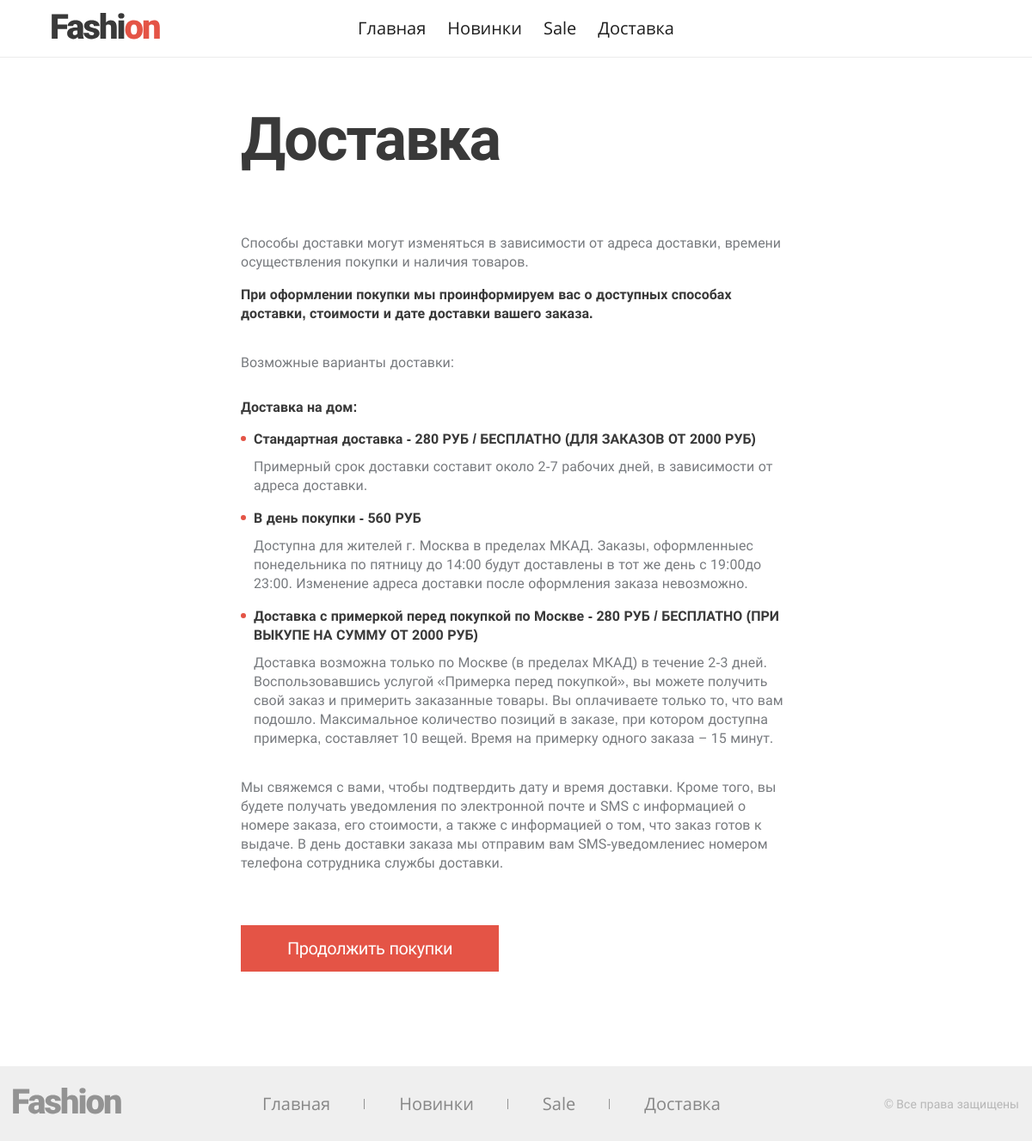
The app's page /delivery/index.php with its own data.
### tables this page shows
CREATE TABLE `menu` (
  `id` int NOT NULL AUTO_INCREMENT,
  `name` varchar(45) NOT NULL,
  `path` varchar(255) NOT NULL,
  PRIMARY KEY (`id`),
  UNIQUE KEY `id_UNIQUE` (`id`)
);

CREATE TABLE `orders_settings` (
  `min_sum` int NOT NULL DEFAULT '0',
  `delivery` int NOT NULL DEFAULT '0'
);

### include/main.php (called while the page is built, shortened)
<?php
require($_SERVER['DOCUMENT_ROOT'] . '/include/connection.php');
function getMenu($section) {
    $result = mysqli_query(
        connect(),
        "SELECT m.name AS menu, m.path, s.name AS section FROM fashion.menu AS m
        LEFT JOIN menu_sections AS ms ON m.id = ms.id_menu
        LEFT JOIN sections AS s ON ms.id_section = s.id
        WHERE s.name = '$section'"
    );
    $array = mysqli_fetch_all($result, MYSQLI_ASSOC);
    return $array;
}
function isCurrentUrl($url, $component = PHP_URL_PATH){
   return parse_url($_SERVER['REQUEST_URI'], $component) == $url;
}
function showList($array, $templates, $class) {
    include($_SERVER['DOCUMENT_ROOT'] . '/templates/' . $templates . '.php');
}
function getDeliveryInfo($value = "delivery") {
    $result = mysqli_query(
        connect(),
        "SELECT * FROM orders_settings"
    );
    $array = mysqli_fetch_assoc($result);
    return $array[$value];
}

### include/connection.php (called while the page is built, shortened)
<?php
function connect() {
    $host = HOST;
    $user = USER;
    $password = PASWORD;
    $dbname = DBNAME;
    static $connection = null;
    if ($connection === null) {
        $connection = mysqli_connect($host, $user, $password, $dbname) or die('Ошибка соединения');
    }
    return $connection;
}

### delivery/index.php (the view)
<?php
require($_SERVER['DOCUMENT_ROOT'] . '/templates/header.php');
?>
<main class="page-delivery">
  <h1 class="h h--1">Доставка</h1>
  <p class="page-delivery__desc">
    Способы доставки могут изменяться в зависимости от адреса доставки, времени осуществления покупки и наличия товаров.
  </p>
  <p class="page-delivery__desc page-delivery__desc--strong">
    <b>При оформлении покупки мы проинформируем вас о доступных способах доставки, стоимости и дате доставки вашего заказа.</b>
  </p>
  <section class="page-delivery__info">
    <header class="page-delivery__desc">
      Возможные варианты доставки:
      <b class="page-delivery__variant">Доставка на дом:</b>
    </header>
    <ul class="page-delivery__list">
      <li>
        <b class="page-delivery__item-title">Стандартная доставка - <?= getDeliveryInfo() ?> РУБ / БЕСПЛАТНО (ДЛЯ ЗАКАЗОВ ОТ <?= getDeliveryInfo("min_sum") ?> РУБ)</b>
        <p class="page-delivery__item-desc">
          Примерный срок доставки составит около 2-7 рабочих дней, в зависимости от адреса доставки.
        </p>
      </li>
      <li>
        <b class="page-delivery__item-title">В день покупки - <?= getDeliveryInfo() * 2 ?> РУБ</b>
        <p class="page-delivery__item-desc">
          Доступна для жителей г. Москва в пределах МКАД. Заказы, оформленныес понедельника по пятницу до 14:00 будут доставлены в тот же день с 19:00до 23:00. Изменение адреса доставки после оформления заказа невозможно.
        </p>
      </li>
      <li>
        <b class="page-delivery__item-title">Доставка с примеркой перед покупкой по Москве - <?= getDeliveryInfo() ?> РУБ / БЕСПЛАТНО (ПРИ ВЫКУПЕ НА СУММУ ОТ <?= getDeliveryInfo("min_sum") ?> РУБ)</b>
        <p class="page-delivery__item-desc">
          Доставка возможна только по Москве (в пределах МКАД) в течение 2-3 дней.
          Воспользовавшись услугой «Примерка перед покупкой», вы можете получить свой заказ и примерить заказанные товары. Вы оплачиваете только то, что вам подошло. Максимальное количество позиций в заказе, при котором доступна примерка, составляет 10 вещей. Время на примерку одного заказа – 15 минут.
        </p>
      </li>
    </ul>
    <p class="page-delivery__desc">
      Мы свяжемся с вами, чтобы подтвердить дату и время доставки. Кроме того, вы будете получать уведомления по электронной почте и SMS с информацией о номере заказа, его стоимости, а также с информацией о том, что заказ готов к выдаче. В день доставки заказа мы отправим вам SMS-уведомлениес номером телефона сотрудника службы доставки.
    </p>
    <a class="page-delivery__button button" href="/">Продолжить покупки</a>
  </section>
</main>
<?php
require($_SERVER['DOCUMENT_ROOT'] . '/templates/footer.php');
?>

### templates/menu.php
<ul class="<?= $class ?>">
    <?php foreach ($array as $menuItem) : ?>
    <li>
        <a href="<?= $menuItem['path'] ?>"
        class="main-menu__item <?= activeMenu($menuItem) ?>"> <?= $menuItem['menu'] ?></a>
    </li>
    <?php endforeach ?>
</ul>

### records on screen
menu: name "Главная"
menu: name "Новинки"
menu: name "Sale"
menu: name "Доставка"
orders_settings: delivery "280", min_sum "2000", getDeliveryInfo()*2 "560"
